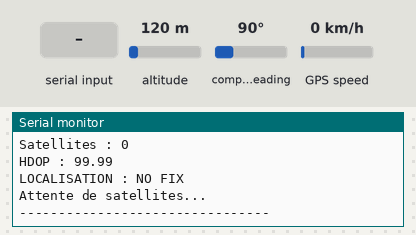
This sketch was run on a simulated ESP32. On the bench: the last lines printed to the serial monitor. The test bench sets the inputs (shaded band); at power-on: altitude 120 m, GPS speed 0 km/h, compass heading 90°. The GPS gets a fix after 3 s at 37.7749, -122.4194 with 8 satellites.

Above: at 1.2 s.
1.3 s: altitude set to 20 m
At 4.4 s:
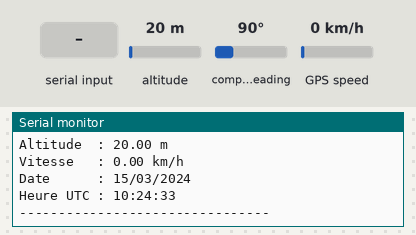
5.4 s: GPS speed set to 2 km/h
At 6.7 s:
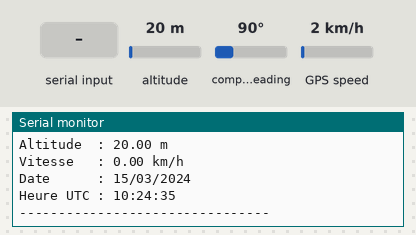
6.9 s: "1" received over the second serial link
11.0 s: altitude set to 250 m
At 11.8 s:
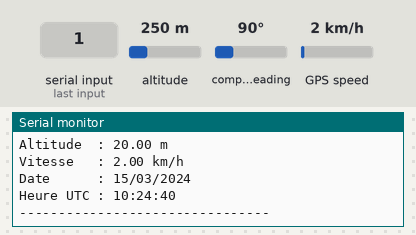
Timing chart, 0 to 13.5 s (numbered marks = the images above; inputs shaded):
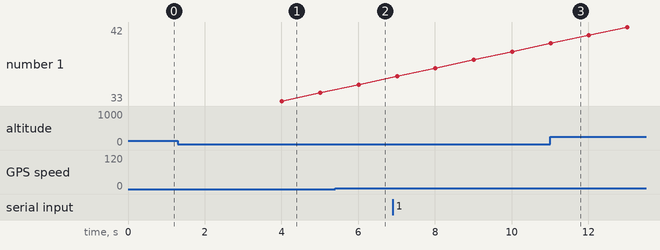

The sketch:

i2c_scanner.ino
```cpp
#include <TinyGPSPlus.h>
#include <HardwareSerial.h>

// GPS NEO-8M
#define GPS_RX 16
#define GPS_TX 17
#define GPS_BAUD 9600

TinyGPSPlus gps;
HardwareSerial GPS_Serial(2);

unsigned long lastDisplay = 0;

void setup() {
  Serial.begin(115200);

  GPS_Serial.begin(
    GPS_BAUD,
    SERIAL_8N1,
    GPS_RX,
    GPS_TX
  );

  Serial.println();
  Serial.println("================================");
  Serial.println("     TEST GPS NEO-8M / ESP32");
  Serial.println("================================");
  Serial.println("RX : GPIO 16");
  Serial.println("TX : GPIO 17");
  Serial.println("Attente du signal GPS...");
}

void loop() {

  // Lecture permanente des données GPS
  while (GPS_Serial.available()) {
    gps.encode(GPS_Serial.read());
  }

  // Affichage toutes les secondes
  if (millis() - lastDisplay >= 1000) {
    lastDisplay = millis();

    Serial.println("\n---------- GPS STATUS ----------");

    Serial.print("Satellites : ");
    if (gps.satellites.isValid())
      Serial.println(gps.satellites.value());
    else
      Serial.println("Inconnus");

    Serial.print("HDOP : ");
    if (gps.hdop.isValid())
      Serial.println(gps.hdop.hdop());
    else
      Serial.println("Inconnu");

    if (gps.location.isValid()) {

      Serial.println("LOCALISATION : FIX");

      Serial.print("Latitude  : ");
      Serial.println(gps.location.lat(), 6);

      Serial.print("Longitude : ");
      Serial.println(gps.location.lng(), 6);

      Serial.print("Altitude  : ");
      Serial.print(gps.altitude.meters());
      Serial.println(" m");

      Serial.print("Vitesse   : ");
      Serial.print(gps.speed.kmph());
      Serial.println(" km/h");

      Serial.print("Date      : ");
      if (gps.date.isValid()) {
        Serial.printf("%02d/%02d/%04d\n",
          gps.date.day(),
          gps.date.month(),
          gps.date.year());
      } else {
        Serial.println("Invalide");
      }

      Serial.print("Heure UTC : ");
      if (gps.time.isValid()) {
        Serial.printf("%02d:%02d:%02d\n",
          gps.time.hour(),
          gps.time.minute(),
          gps.time.second());
      } else {
        Serial.println("Invalide");
      }

    } else {
      Serial.println("LOCALISATION : NO FIX");
      Serial.println("Attente de satellites...");
    }

    Serial.println("--------------------------------");
  }
}
```

Measured:
- after the input at 1.3 s, the serial monitor: prints a new line after 2.7 s (image 1)
